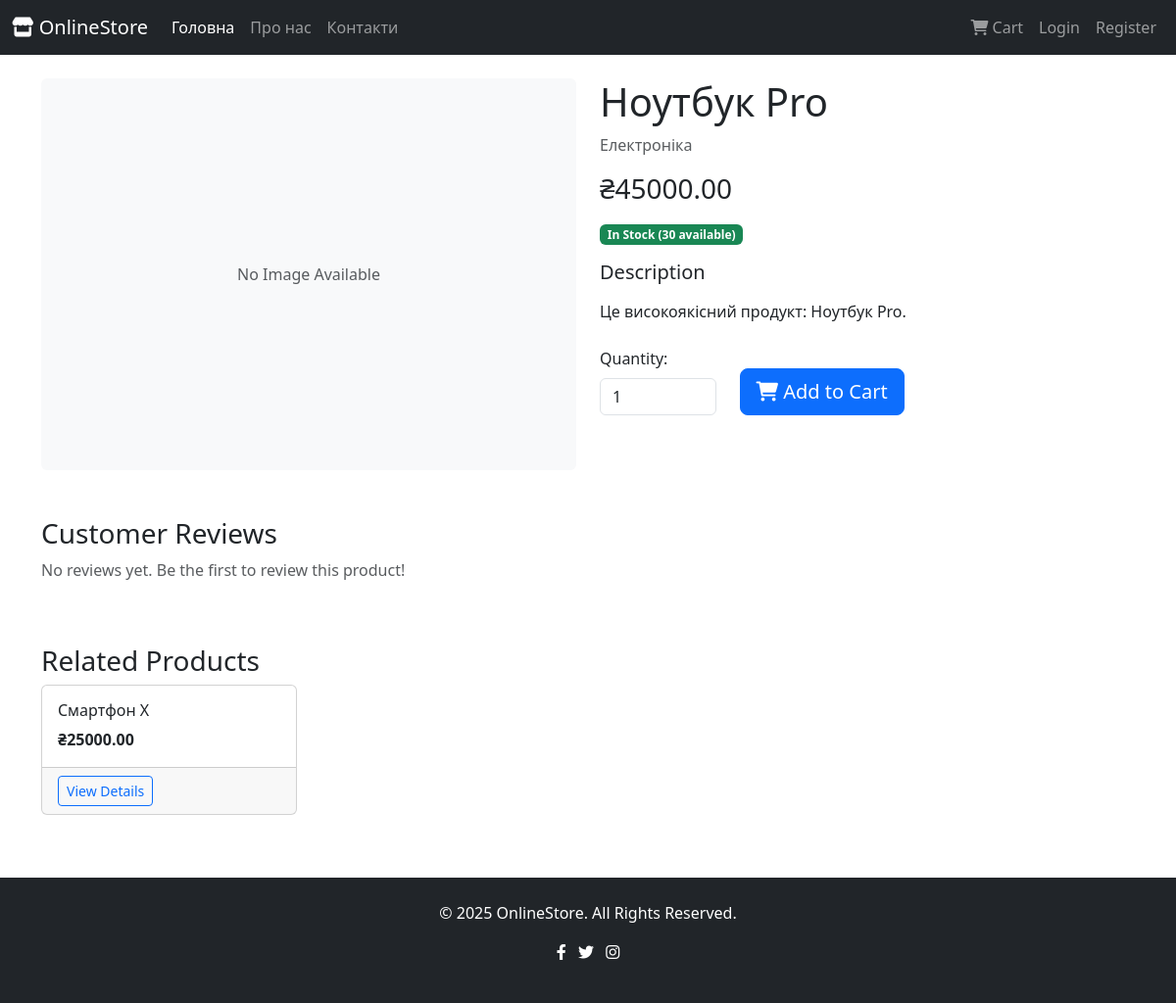
The page /product/18/ on the database its author committed.
### shop/models.py (models this page shows, shortened)
class Product(models.Model):
    title = models.CharField(max_length=300)
    description = models.TextField()
    price = models.DecimalField(max_digits=10, decimal_places=2)
    discount_price = models.DecimalField(max_digits=10, decimal_places=2, blank=True, null=True)
    stock_quantity = models.IntegerField(default=0)
    image = models.ImageField(upload_to='products/')
    category = models.ForeignKey(Category, on_delete=models.CASCADE)
    is_active = models.BooleanField(default=True)
    featured = models.BooleanField(default=False)
    weight = models.DecimalField(max_digits=5, decimal_places=2, blank=True, null=True)
    dimensions = models.CharField(max_length=100, blank=True)
    created_at = models.DateTimeField(default=timezone.now)
    updated_at = models.DateTimeField(auto_now=True)
    @property
    def is_on_sale(self):
        return self.discount_price is not None
    @property
    def in_stock(self):
        return self.stock_quantity > 0

class Category(models.Model):
    title = models.CharField(max_length=255)
    description = models.TextField(blank=True)
    image = models.ImageField(upload_to='categories/', blank=True, null=True)
    created_at = models.DateTimeField(default=timezone.now)
    class Meta:
        verbose_name_plural = "Categories"

### shop/views.py (the view)
# urls.py: path('product/<int:product_id>/', views.product_detail, name='product_detail'),
def product_detail(request, product_id):
    product = get_object_or_404(Product, pk=product_id, is_active=True)
    reviews = product.reviews.all().order_by('-created_at')
    related_products = Product.objects.filter(
        category=product.category,
        is_active=True
    ).exclude(id=product.id)[:4]
    avg_rating = reviews.aggregate(Avg('rating'))['rating__avg']
    context = {
        'product': product,
        'reviews': reviews,
        'related_products': related_products,
        'avg_rating': avg_rating,
    }
    return render(request, 'shop/product_detail.html', context)

### templates/shop/product_detail.html (shortened to what this page needs)
{% extends 'base.html' %}
{% block content %}
<div class="container mt-4">
    <div class="row">
        <div class="col-md-6">
            {% if product.image %}
            <img src="{{ product.image.url }}" class="img-fluid rounded" alt="{{ product.title }}">
            {% else %}
            <div class="bg-light d-flex align-items-center justify-content-center rounded" style="height: 400px;">
                <span class="text-muted">No Image Available</span>
            </div>
            {% endif %}
        </div>
        <div class="col-md-6">
            <h1>{{ product.title }}</h1>
            <p class="text-muted">{{ product.category.title }}</p>
            <div class="mb-3">
                {% if product.is_on_sale %}
                <span class="h4 text-muted text-decoration-line-through">₴{{ product.price }}</span>
                <span class="h3 text-danger ms-2">₴{{ product.discount_price }}</span>
                <span class="badge bg-danger ms-2">Sale!</span>
                {% else %}
                <span class="h3">₴{{ product.price }}</span>
                {% endif %}
            </div>
            <div class="mb-3">
                {% if product.in_stock %}
                <span class="badge bg-success">In Stock ({{ product.stock_quantity }} available)</span>
                {% else %}
                <span class="badge bg-danger">Out of Stock</span>
                {% endif %}
            </div>
            <div class="mb-4">
                <h5>Description</h5>
                <p>{{ product.description|linebreaks }}</p>
            </div>
            {% if product.in_stock %}
            <form method="post" action="{% url 'shop:add_to_cart' product.id %}" class="mb-3">
                <div class="row">
                    <div class="col-md-3">
                        <label for="quantity" class="form-label">Quantity:</label>
                        <input type="number" class="form-control" id="quantity" name="quantity" value="1" min="1" max="{{ product.stock_quantity }}">
                    </div>
                    <div class="col-md-9 d-flex align-items-end">
                        <button type="submit" class="btn btn-primary btn-lg me-2">
                            <i class="fas fa-shopping-cart"></i> Add to Cart
                        </button>
                    </div>
                </div>
            </form>
            {% endif %}
        </div>
    </div>
    <div class="row mt-5">
        <div class="col-12">
            <h3>Customer Reviews</h3>
            {% for review in reviews %}
            <div class="card mb-3">
                <div class="card-body">
                    <div class="d-flex justify-content-between">
                        <h6 class="card-title">{{ review.user.username }}</h6>
                        <div class="text-warning">
                            {% for i in "12345" %}
                                {% if forloop.counter <= review.rating %}
                                    <i class="fas fa-star"></i>
                                {% else %}
                                    <i class="far fa-star"></i>
                                {% endif %}
                            {% endfor %}
                        </div>
                    </div>
                    <p class="card-text">{{ review.comment }}</p>
                    <small class="text-muted">{{ review.created_at|date:"F d, Y" }}</small>
                </div>
            </div>
            {% empty %}
            <p class="text-muted">No reviews yet. Be the first to review this product!</p>
            {% endfor %}
        </div>
    </div>
    {% if related_products %}
    <div class="row mt-5">
        <div class="col-12">
            <h3>Related Products</h3>
            <div class="row">
                {% for related_product in related_products %}
                <div class="col-md-3 mb-3">
                    <div class="card h-100">
                        <div class="card-body d-flex flex-column">
                            <h6 class="card-title">{{ related_product.title|truncatechars:30 }}</h6>
                            <div class="mt-auto">
                                {% if related_product.is_on_sale %}
                                <span class="text-muted text-decoration-line-through">₴{{ related_product.price }}</span>
                                <span class="text-danger fw-bold">₴{{ related_product.discount_price }}</span>
                                {% else %}
                                <span class="fw-bold">₴{{ related_product.price }}</span>
                                {% endif %}
                            </div>
                        </div>
                        <div class="card-footer">
                            <a href="{% url 'shop:product_detail' related_product.id %}" class="btn btn-outline-primary btn-sm">View Details</a>
                        </div>
                    </div>
                </div>
                {% endfor %}
            </div>
        </div>
    </div>
    {% endif %}
</div>
{% endblock %}

### rows shown on the page
Product: title "Ноутбук Pro", category "Електроніка", price "45000.00", stock_quantity "30", description "Це високоякісний продукт: Ноутбук Pro."
Product: title "Смартфон X", price "25000.00"
